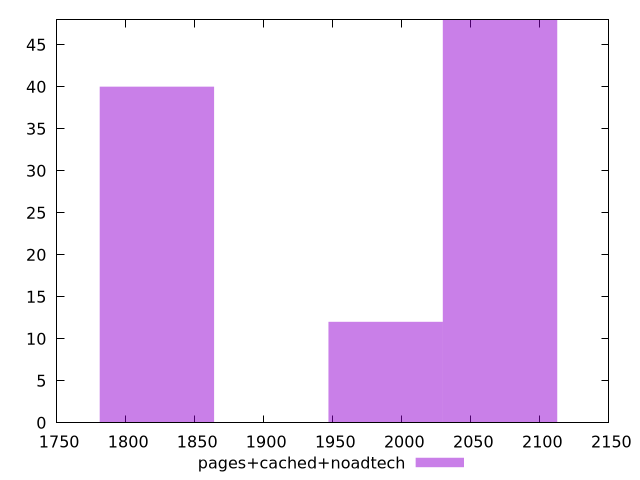

Write gnuplot code to recreate this figure.
$_pagesCachedNoadtech <<EOF
2071.166871878606 48
1822.626847253173 40
1988.3201970034615 12
EOF
set key outside below
set terminal pngcairo
set output "report_00004_2020-11-02T20-21-41.718Z/interactive/pages+cached+noadtech//raw_hist.png"
set yrange [0:48]
set boxwidth 82.84667487514423
set style fill transparent solid 0.5 noborder
plot $_pagesCachedNoadtech title "pages+cached+noadtech" with boxes ,
